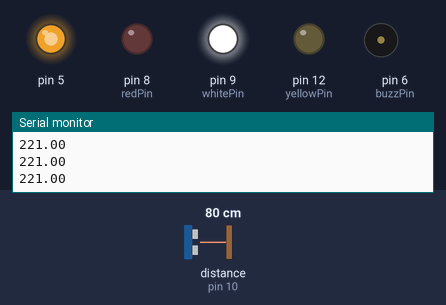
Simulated run of this sketch. Board: Arduino Uno, built with avr-gcc and run on an emulated ATmega328P. Parts: output pins drawn as LEDs (lit = HIGH), buzzer (waves = sounding, pin HIGH), the last lines printed to the serial monitor. Wiring (inferred from the names in the program): ultrasonic range finder: trigger pin 11; echo pin 10. Dashed ring = blinking. Inputs (shaded band) come from the test bench; at power-on: distance to the obstacle (sensor on pin 10) 80 cm. The echo pulse lasts 58.3 µs per cm; pins used as bus, display or sensor lines are not drawn.

Above: at 1.2 s.
1.3 s: distance to the obstacle (sensor on pin 10) set to 12 cm
At 2.7 s:
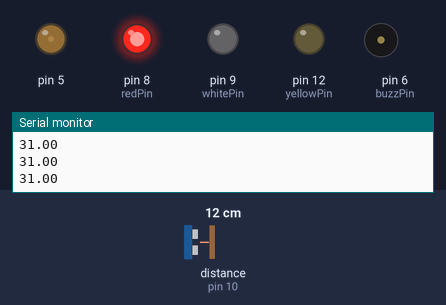
3.0 s: distance to the obstacle (sensor on pin 10) set to 9 cm
At 3.59 s:
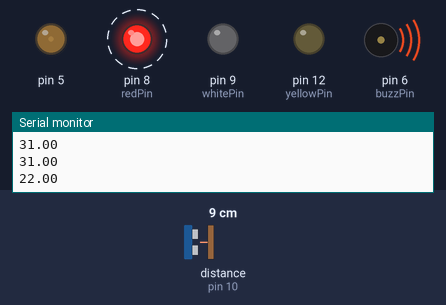
6.0 s: distance to the obstacle (sensor on pin 10) set to 35 cm
At 6.9 s:
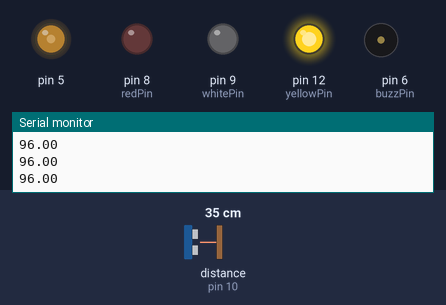
7.5 s: distance to the obstacle (sensor on pin 10) set to 2 cm
At 7.71 s:
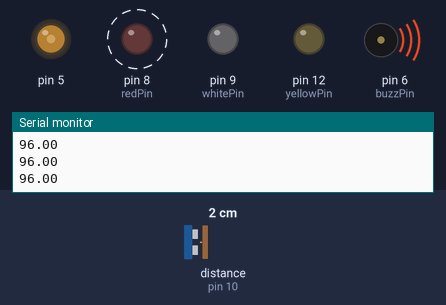
10.5 s: distance to the obstacle (sensor on pin 10) set to 60 cm
At 11.2 s:
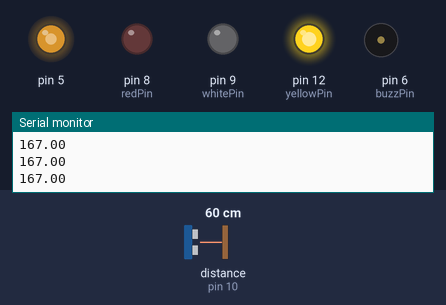
12.0 s: distance to the obstacle (sensor on pin 10) set to 4 cm
At 12.24 s:
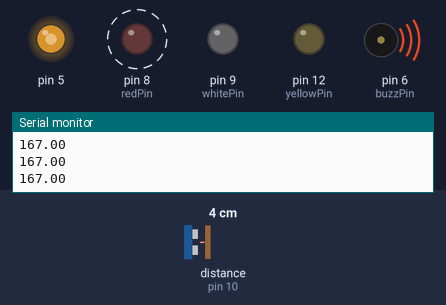
Timing chart, 0 to 16.0 s (numbered marks = the images above; inputs shaded):
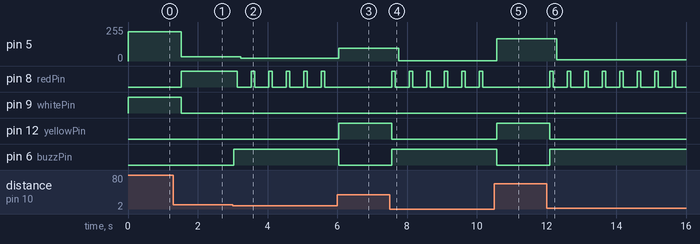

Measured:
- the behaviour switches between 11 and 10 cm on distance to the obstacle (sensor on pin 10) (found by bisection; images 1 and 2)
- after the input at 1.3 s, pin 5: 221/255 → 31/255 after 0.23 s; pin 8 (redPin): LOW → HIGH after 0.23 s; pin 9 (whitePin): HIGH → LOW after 0.23 s
- after the input at 3.0 s, pin 5: 31/255 → 22/255 after 0.24 s; pin 8 (redPin): alternates HIGH for 0.10 s and LOW for 0.40 s, starting after 0.14 s; pin 6 (buzzPin): LOW → HIGH at once
- after the input at 6.0 s, pin 5: 22/255 → 96/255 after 0.05 s; pin 8 (redPin): stops changing and stays LOW; pin 12 (yellowPin): LOW → HIGH after 0.05 s; pin 6 (buzzPin): HIGH → LOW after 0.05 s
- after the input at 7.5 s, pin 5: 96/255 → 2/255 after 0.26 s; pin 8 (redPin): alternates HIGH for 0.10 s and LOW for 0.40 s, starting after 0.06 s; pin 12 (yellowPin): HIGH → LOW after 0.06 s; pin 6 (buzzPin): LOW → HIGH after 0.06 s
- after the input at 10.5 s, pin 5: 2/255 → 167/255 after 0.07 s; pin 8 (redPin): stops changing and stays LOW; pin 12 (yellowPin): LOW → HIGH after 0.07 s; pin 6 (buzzPin): HIGH → LOW after 0.07 s
- after the input at 12.0 s, pin 5: 167/255 → 8/255 after 0.29 s; pin 8 (redPin): alternates HIGH for 0.10 s and LOW for 0.40 s, starting after 0.09 s; pin 12 (yellowPin): HIGH → LOW after 0.09 s; pin 6 (buzzPin): LOW → HIGH after 0.09 s

The sketch:

PARKING_SENSOR.ino
```cpp
const int trigPin = 11;
const int echoPin = 10;
const int buzzPin = 6;
const int redPin = 8;
const int whitePin = 9;
const int yellowPin = 12;


long duration;
float distance;

void setup()
{
  pinMode(trigPin, OUTPUT);
  pinMode(echoPin, INPUT);
  pinMode(buzzPin, OUTPUT);
  pinMode(redPin, OUTPUT);
  pinMode(whitePin, OUTPUT);
  pinMode(yellowPin, OUTPUT);
  pinMode(5,OUTPUT);
  Serial.begin(9600);
}

void loop()
{
  digitalWrite(trigPin, LOW);
  delayMicroseconds(2);
  digitalWrite(trigPin, HIGH);
  delayMicroseconds(10);
  digitalWrite(trigPin, LOW);

  duration = pulseIn(echoPin, HIGH);
  distance = 0.034*(duration/2);

  if (distance < 10)
  {
    digitalWrite(buzzPin,HIGH);

  }
  else
  {
    digitalWrite(buzzPin,LOW);
  }
  if(distance<=90&&distance>=60)
  {
  digitalWrite(whitePin, HIGH);
   digitalWrite(yellowPin, LOW);
    digitalWrite(redPin, LOW);}
    else if(distance<=60&&distance>=30)
    {
      digitalWrite(whitePin, LOW);
   digitalWrite(yellowPin, HIGH);
    digitalWrite(redPin, LOW);
    }
    else if(distance<=30&&distance>10){
    digitalWrite(whitePin, LOW);
   digitalWrite(yellowPin, LOW);
    digitalWrite(redPin, HIGH);}
     else if(distance<10&&distance>0){
    digitalWrite(whitePin, LOW);
   digitalWrite(yellowPin, LOW);
    digitalWrite(redPin, HIGH);   // turn the LED on (HIGH is the voltage level)
  delay(100);                       // wait for a second
  digitalWrite(redPin, LOW);    // turn the LED off by making the voltage LOW
  delay(100);  }
    else{
    digitalWrite(whitePin, LOW);
   digitalWrite(yellowPin, LOW);
    digitalWrite(redPin, LOW);}
     distance = map( distance,  0 , 90, 0 , 255);
    analogWrite( 5, distance);
    Serial.println(distance);

  delay(300);
}
```
